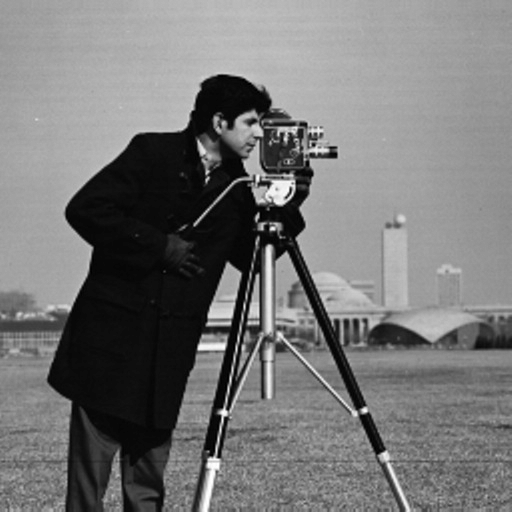
#> input picture Artificial Intelligence with Python/Theory/cameraman.png, 512 x 512 px
$ python c02t07_drawingGraphs.py
#> lines starting #> are read from the running program, lines starting #| are printed output that depends on the picture
import numpy as np
import matplotlib.pyplot as plt

# -------------------
# First Plot: Simple Red Line
# -------------------
x1 = [1,2,3,4]
y1 = [1,4,9,16]
plt.plot(x1,y1,'r',label='y = x^2')
plt.title('Title1')
plt.xlabel('x1')
plt.ylabel('y1')
plt.grid(True)
plt.show()


# -------------------
# Second Plot: Multiple Lines with Different Styles
# -------------------
x2 = np.linspace(0,7,100)
y2 = np.sin(x2)
plt.plot(x2,y2, 'go--', linewidth=2,label='y = sin(x)')
plt.plot(x2, 2*y2, 'r^', label='y = 2*sin(x)')
plt.title('Title2')
plt.xlabel('x2')
plt.ylabel('y2')
plt.legend() # distinguish between the two plotted lines
plt.grid(True)
plt.show()
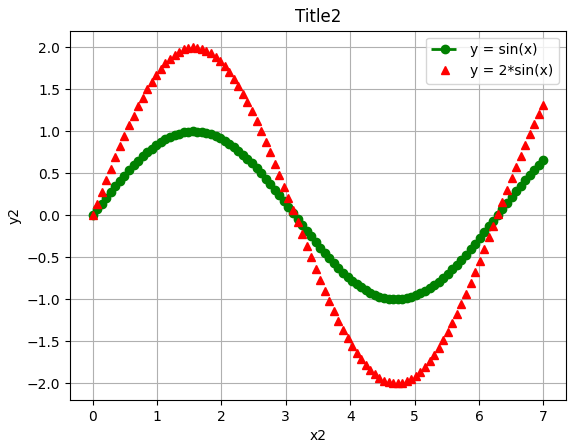
#> figure drawn by matplotlib, 1 panel; curve peaks at x = 1.56, y = 1; curve peaks at x = 1.56, y = 2


# plt.subplot(1,2,1) # 1x2 grid 1. subpicture
# plt.plot(x1,y1)
# plt.title("first")
# plt.subplot(1,2,2) # 1x2 grid 2. subpicture
# plt.plot(x1,2*y1)
# plt.title("second")
# plt.suptitle("Common Title")
# plt.show()


# -------------------
# Third Plot: Subplots with Common Title
# -------------------
# Using plt.subplots() for better control
fig, (ax1, ax2) = plt.subplots(1, 2, figsize=(12, 5))  # 1 row, 2 columns
# First Subplot
ax1.plot(x1, y1, 'b-o')  # Blue line with circle markers
ax1.set_title("First")
ax1.set_xlabel('x1')
ax1.set_ylabel('y1')
ax1.grid(True)  # Optional
# Second Subplot
ax2.plot(x1, 2 * np.array(y1), 'm-s')  # Magenta line with square markers
ax2.set_title("Second")
ax2.set_xlabel('x1')
ax2.set_ylabel('2*y1')
ax2.grid(True)  # Optional
# Common Title
fig.suptitle("Common Title", fontsize=16)
# Adjust layout to prevent overlap
plt.tight_layout(rect=[0, 0.03, 1, 0.95])  # Leave space for suptitle
plt.show()
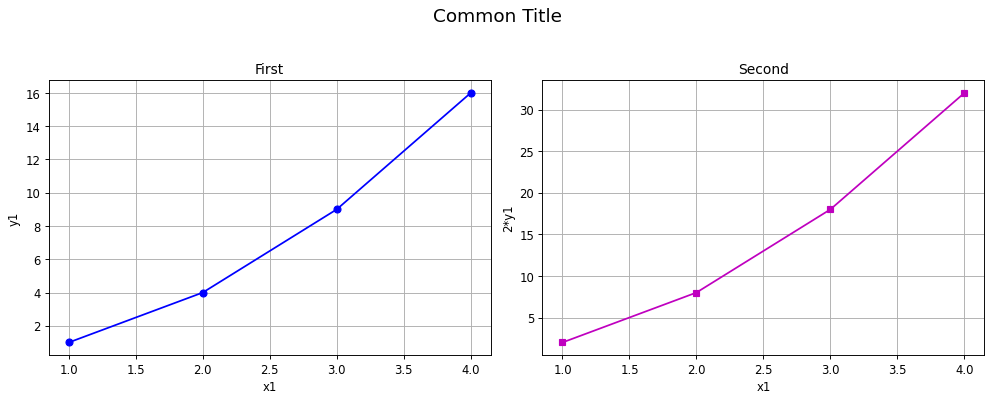
#> figure drawn by matplotlib, 2 panels


# -------------------
# Fourth Plot: Bar Chart
# -------------------
plt.barh(['2018','2019','2020'],[120000,125000,130000],color="blue")
plt.title("Title3")
plt.xlabel("years")
plt.ylabel("Sales")
plt.show()
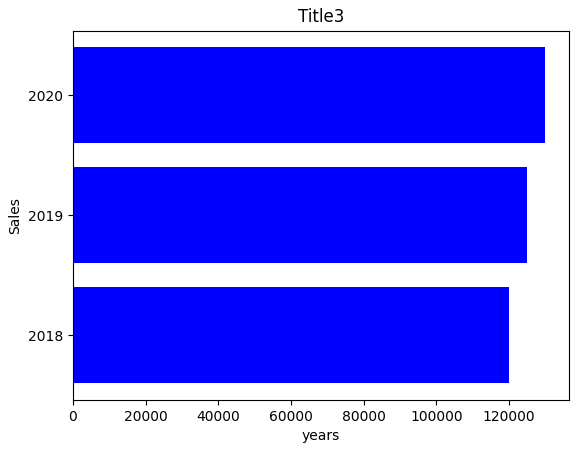
#> figure drawn by matplotlib, 1 panel


# -------------------
# Fifth Plot: Histogram
# -------------------
x3 = np.random.randn(2000)
plt.hist(x3,10) # creates a histogram of the x3 data with 10 bins; 将数据（x3）分成10个区间（bins）绘制直方图
plt.ylabel('frequencies')
plt.show()
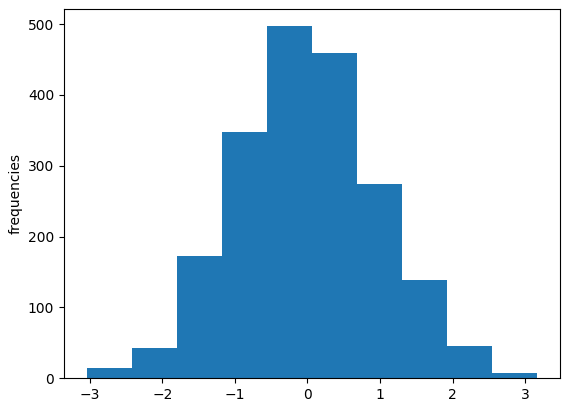
#> figure drawn by matplotlib, 1 panel; tallest bar 497 high, from x = -0.559 to 0.0624


# -------------------
# Sixth Plot: creates two 2D arrays from these 1D arrays; heatmap
# -------------------
points = np.arange(-2,2,0.01)
print(points.size) # 400
x,y = np.meshgrid(points,points)
z = np.sqrt(x**2 + y**2)
plt.imshow(z)
plt.colorbar()
plt.show()
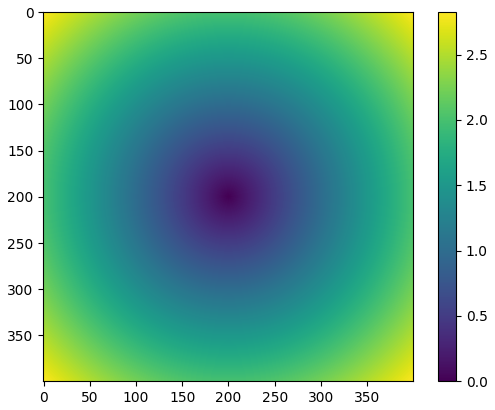
#> figure drawn by matplotlib, 2 panels


# -------------------
# Seventh Plot: Contour Plot
# -------------------
plt.contour(x, y, z)
plt.colorbar()  # Add colorbar to show levels
plt.title('Contour Plot')
plt.show()
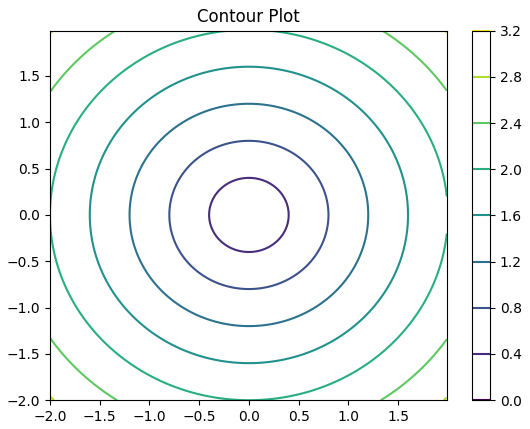
#> figure drawn by matplotlib, 2 panels


# -------------------
# check the current working directory
# -------------------
import os
print("Current working directory:", os.getcwd())


# -------------------
# Eighth Plot: read and display an image in the current working directory
# -------------------
import matplotlib.image as mpimg
I=mpimg.imread('cameraman.png') # make sure the image is in the current working directory
#> I is the input picture: shape (512, 512, 4) float32; mean R, G, B, A 0.463, 0.463, 0.463, 1
plt.imshow(I)
plt.show()


# -------------------
# Ninth Plot: 3D Plot
# -------------------
from mpl_toolkits import mplot3d

x, y = np.meshgrid(np.linspace(-2, 2, 30),np.linspace(-2, 2, 30))
z = np.cos(x ** 2 + y ** 2)

fig = plt.figure()
ax = plt.axes(projection='3d')
ax.plot_surface(x, y, z)
ax.set_title('Texture')
plt.savefig('3D-plot.pdf')
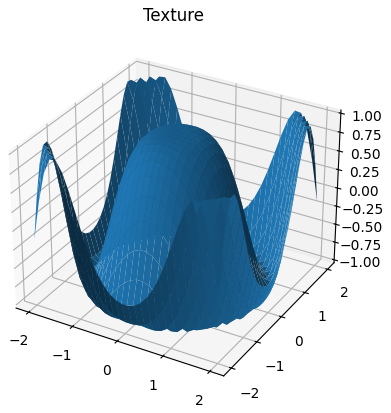
#> figure drawn by matplotlib, 1 panel
plt.show()
